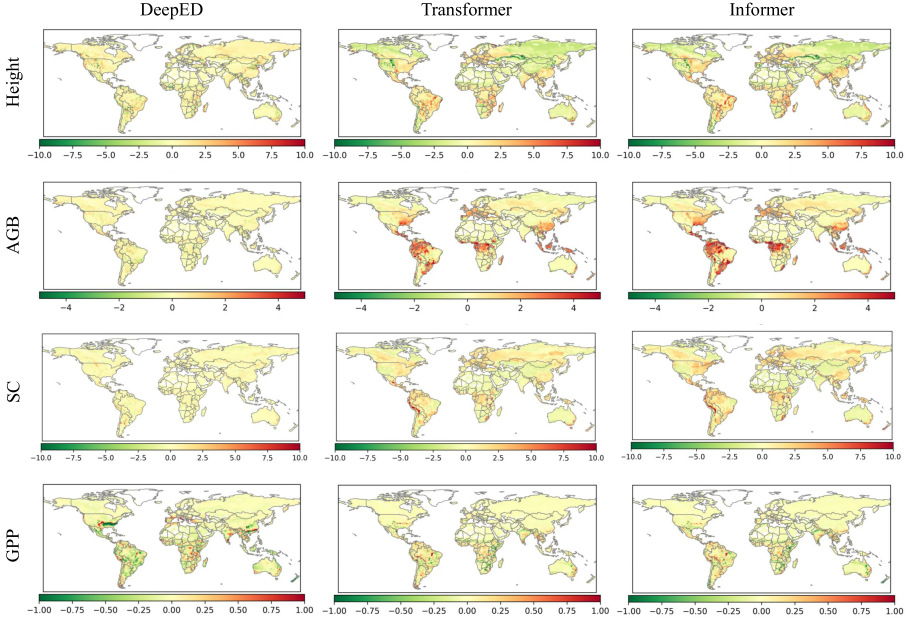
#> input picture assets/img/res_glob.webp, 2723 x 1853 px (shown at 1/3 size); its folder holds only this picture in this run
$ python -i prepare_land_mask.py   (imports and definitions only)
#> lines starting #> are read from the running program, lines starting #| are printed output that depends on the picture
#!/usr/bin/env python3
"""Prepare an antialiased display coastline from the pinned Natural Earth source.

Requires Pillow. From the project workspace:
    .tools/venv/bin/python website/scripts/prepare_land_mask.py

This creates only a rendering mask. It does not resample, remove, or replace
CarbonGlobe source values, interpolation provenance, or the scientific grid.
No downloads are needed: the pinned GeoJSON is already included in the website.
"""
from __future__ import annotations

import argparse
import hashlib
import json
import math
from pathlib import Path

import PIL
from PIL import Image, ImageDraw

WEBSITE_DIR = Path(__file__).resolve().parents[1]
LAND_FILE = WEBSITE_DIR / "assets" / "data" / "ne_50m_land.geojson"
LAND_COMMIT = "ca96624a56bd078437bca8184e78163e5039ad19"
LAND_URL = f"https://raw.githubusercontent.com/nvkelso/natural-earth-vector/{LAND_COMMIT}/geojson/ne_50m_land.geojson"
LAND_SHA256 = "e874b27a51d146452be360cafb3cc50c86001074a67d534113e6534682f9826b"
LAND_PAGE = "https://www.naturalearthdata.com/downloads/50m-physical-vectors/50m-land/"
TERMS_URL = "https://www.naturalearthdata.com/about/terms-of-use/"


def polygons(geojson):
    for feature in geojson["features"]:
        geometry = feature["geometry"]
        if geometry["type"] == "Polygon":
            yield geometry["coordinates"]
        elif geometry["type"] == "MultiPolygon":
            yield from geometry["coordinates"]
        else:
            raise ValueError(f"Unexpected geometry: {geometry['type']}")


def prepare(source: Path, output_dir: Path, width: int = 4096, supersample: int = 2) -> dict:
    raw = source.read_bytes()
    actual_source_hash = hashlib.sha256(raw).hexdigest()
    if actual_source_hash != LAND_SHA256:
        raise ValueError("Source GeoJSON differs from the pinned, verified Natural Earth land geometry.")
    geojson = json.loads(raw)
    height = width // 2
    raster_width, raster_height = width * supersample, height * supersample
    high = Image.new("L", (raster_width, raster_height), 0)
    polygon_count = hole_count = 0
    max_jump = 0.0

    for rings in polygons(geojson):
        polygon_count += 1
        hole_count += len(rings) - 1
        transformed = []
        for ring in rings:
            if len(ring) < 4 or ring[0] != ring[-1]:
                raise ValueError("Unexpected non-closed polygon ring.")
            for previous, current in zip(ring, ring[1:]):
                max_jump = max(max_jump, abs(current[0] - previous[0]))
            # The pinned source has already been cut at the date line. Its
            # Antarctic boundary crosses the bottom gradually, rather than
            # using a spurious segment between +180 and -180 degrees.
            if any(abs(a[0] - b[0]) > 180 for a, b in zip(ring, ring[1:])):
                raise ValueError("Unexpected date-line crossing; review source geometry before rendering.")
            transformed.append([
                ((lon + 180) / 360 * raster_width - 0.5,
                 (90 - lat) / 180 * raster_height - 0.5)
                for lon, lat, *_ in ring
            ])

        outer = transformed[0]
        left = max(0, math.floor(min(x for x, _ in outer)))
        top = max(0, math.floor(min(y for _, y in outer)))
        right = min(raster_width, math.ceil(max(x for x, _ in outer)) + 1)
        bottom = min(raster_height, math.ceil(max(y for _, y in outer)) + 1)
        if right <= left or bottom <= top:
            continue
        polygon = Image.new("L", (right - left, bottom - top), 0)
        draw = ImageDraw.Draw(polygon)
        draw.polygon([(x - left, y - top) for x, y in outer], fill=255)
        for hole in transformed[1:]:
            draw.polygon([(x - left, y - top) for x, y in hole], fill=0)
        # Masked union keeps islands from another polygon intact even if they
        # lie inside a hole; polygon ordering cannot erase earlier land.
        high.paste(255, (left, top, right, bottom), polygon)

    # Wrap longitude during Lanczos filtering. Otherwise the antimeridian
    # could develop a false seam from one-sided edge filtering.
    pad = 4 * supersample
    periodic = Image.new("L", (raster_width + 2 * pad, raster_height), 0)
    periodic.paste(high, (pad, 0))
    periodic.paste(high.crop((raster_width - pad, 0, raster_width, raster_height)), (0, 0))
    periodic.paste(high.crop((0, 0, pad, raster_height)), (pad + raster_width, 0))
    mask = periodic.resize((width + 8, height), Image.Resampling.LANCZOS).crop((4, 0, width + 4, height))

    output_dir.mkdir(parents=True, exist_ok=True)
    output = output_dir / "earth-land-mask.png"
    mask.save(output, format="PNG", optimize=True, compress_level=9)
    if output.stat().st_size > 500_000:
        raise RuntimeError("Display coastline exceeded the intended 500 KB transfer budget.")
    histogram = mask.histogram()
    metadata = {
        "title": "Natural Earth antialiased display land mask",
        "credit": "Made with Natural Earth.",
        "purpose": "High-resolution display coastline for the globe renderer, not a change to the scientific data resolution or support mask.",
        "license": "Public domain",
        "licenseUrl": TERMS_URL,
        "sourcePage": LAND_PAGE,
        "source": {
            "file": "assets/data/ne_50m_land.geojson",
            "url": LAND_URL,
            "commit": LAND_COMMIT,
            "sha256": LAND_SHA256,
            "scale": "1:50m",
            "features": len(geojson["features"]),
            "polygons": polygon_count,
            "holes": hole_count,
            "maximumRingLongitudeStepDegrees": max_jump,
        },
        "georeferencing": {
            "projection": "Geographic / equirectangular",
            "datum": "WGS84",
            "bounds": {"west": -180, "east": 180, "north": 90, "south": -90},
            "orientation": "North at top; west-to-east columns; north-to-south rows; same registration as earth-terrain.webp.",
            "pixelSampling": "Pixel centers; latitude = 90 - (y + 0.5) * 180 / height; longitude = -180 + (x + 0.5) * 360 / width.",
        },
        "encoding": {
            "format": "PNG",
            "mode": "L",
            "bitsPerPixel": 8,
            "ocean": 0,
            "land": 255,
            "intermediate": "Antialiased display coverage at geographic boundaries; not a scientific confidence or fraction variable.",
        },
        "processing": {
            "script": "scripts/prepare_land_mask.py",
            "pillowVersion": PIL.__version__,
            "supersample": supersample,
            "rasterDimensions": [raster_width, raster_height],
            "resampling": "Lanczos downsampling with periodic horizontal padding",
            "polygons": "Union of source polygons, with holes removed within each polygon; source date-line and polar geometry retained.",
            "newGeometry": False,
        },
        "output": {
            "filename": output.name,
            "width": width,
            "height": height,
            "bytes": output.stat().st_size,
            "sha256": hashlib.sha256(output.read_bytes()).hexdigest(),
            "landPixels": histogram[255],
            "oceanPixels": histogram[0],
            "edgePixels": sum(histogram[1:255]),
        },
        "displayNotes": [
            "Use as a rendering coastline only; do not use this mask to redefine or remove CarbonGlobe source cells.",
            "Original ED data exports and the Original dots view retain all source cells, including coastal cells outside this cartographic outline.",
            "Higher raster dimensions improve display edges; the scientific dataset remains on its original 0.5-degree grid.",
            "Only holes present in the pinned land polygons are removed; this is not a comprehensive separate inland-water dataset.",
        ],
    }
    (output_dir / "earth-land-mask.attribution.json").write_text(json.dumps(metadata, indent=2) + "\n", encoding="utf-8")
    (output_dir / "LAND_MASK_ATTRIBUTION.txt").write_text(
        "Made with Natural Earth.\n"
        "Natural Earth 1:50m land polygons; public domain.\n"
        f"Source: {LAND_URL}\n"
        f"Source SHA-256: {LAND_SHA256}\n"
        f"Official page: {LAND_PAGE}\n"
        f"Terms of use: {TERMS_URL}\n"
        f"Derivative: {output.name}, {width} x {height}, grayscale PNG.\n"
        f"Derivative SHA-256: {metadata['output']['sha256']}\n"
        f"Preparation: polygon/holes union at {supersample}x resolution; periodic longitude padding; Lanczos downsampling.\n"
        "Encoding: 0 = ocean; 255 = land; intermediate values antialias cartographic boundaries.\n"
        "North-up equirectangular WGS84; west -180, east 180, north 90, south -90.\n"
        "This mask is for display only and does not increase scientific resolution, alter ED values, or remove original coastal samples.\n"
        "Source polygon holes are retained; additional inland-water geometry is not synthesized.\n"
        "Regenerate with scripts/prepare_land_mask.py (Pillow required).\n",
        encoding="utf-8",
    )
    return metadata


def main() -> None:
    parser = argparse.ArgumentParser(description=__doc__)
    parser.add_argument("--source", type=Path, default=LAND_FILE)
    parser.add_argument("--output-dir", type=Path, default=WEBSITE_DIR / "assets" / "textures")
    parser.add_argument("--width", type=int, choices=[2048, 4096], default=4096)
    parser.add_argument("--supersample", type=int, choices=[2, 4], default=2)
    args = parser.parse_args()
    metadata = prepare(args.source.resolve(), args.output_dir.resolve(), args.width, args.supersample)
    print(json.dumps({"path": str(args.output_dir.resolve() / metadata['output']['filename']), **metadata['output']}, indent=2))


# [2 lines not run here, left out]

>>> import cv2
>>> picture = cv2.imread('../assets/img/res_glob.webp', cv2.IMREAD_GRAYSCALE)
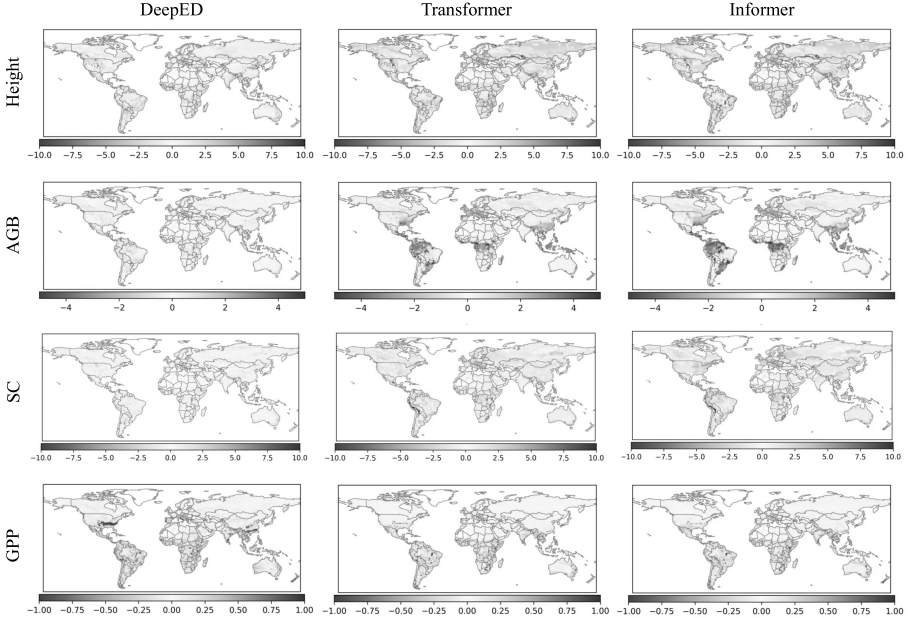
#> picture: shape (1853, 2723) (shown at 1/3 size); min 0, max 255, mean 236.5
>>> result = prepare(picture, 'out.png')
#> (the run stopped early here; a loop or call above may not have finished)
